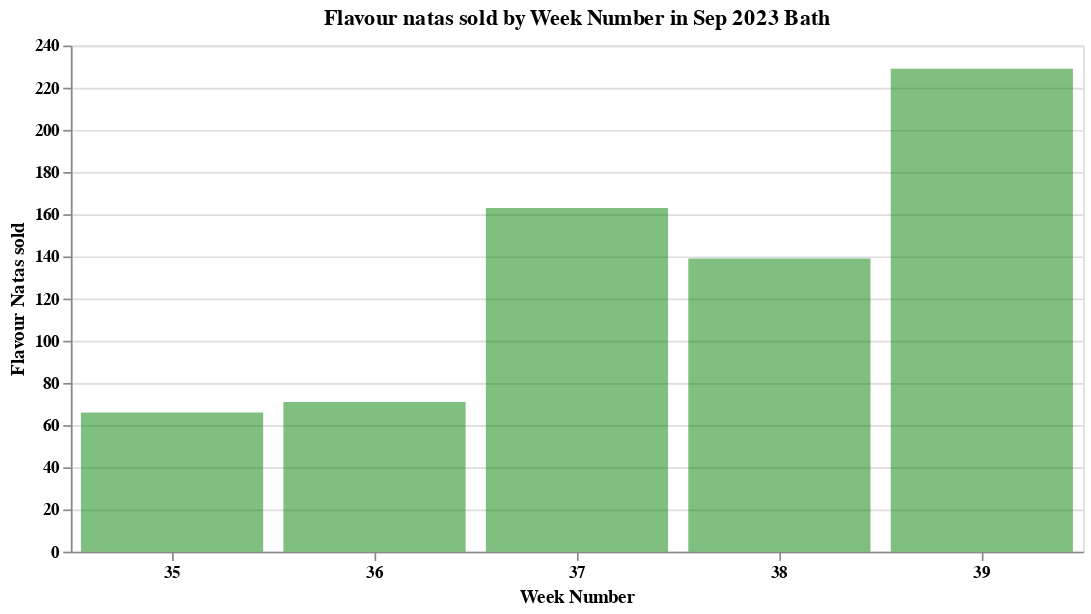

Notebook code for this chart:
### Code cell
flavor_week_chart

### Figure 1 — Vega-Lite specification as saved in the notebook (floating-point values rounded to 4 significant figures)
{"config": {"view": {"continuousWidth": 300, "continuousHeight": 300}}, "data": {"name": "data-b3f0a68c67fa62c77b9e4889ebc5e2b7"}, "mark": {"type": "bar", "color": "green", "opacity": 0.5}, "encoding": {"tooltip": [{"field": "Week Number", "type": "nominal"}, {"field": "Sold", "type": "quantitative"}], "x": {"axis": {"labelAngle": 0, "labelFontWeight": "bold"}, "field": "Week Number", "type": "nominal"}, "y": {"axis": {"labelFontWeight": "bold"}, "field": "Sold", "title": "Flavour Natas sold", "type": "quantitative"}}, "title": "Flavour natas sold by Week Number in Sep 2023 Bath", "width": 600, "$schema": "https://vega.github.io/schema/vega-lite/v5.8.0.json", "datasets": {"data-b3f0a68c67fa62c77b9e4889ebc5e2b7": [{"Week Number": 35, "Category Name": "Total (Flavour Natas)", "Sold": 66.0}, {"Week Number": 36, "Category Name": "Total (Flavour Natas)", "Sold": 71.0}, {"Week Number": 37, "Category Name": "Total (Flavour Natas)", "Sold": 163.0}, {"Week Number": 38, "Category Name": "Total (Flavour Natas)", "Sold": 139.0}, {"Week Number": 39, "Category Name": "Total (Flavour Natas)", "Sold": 229.0}]}}
